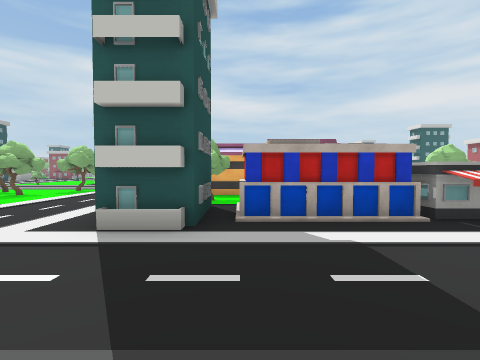
View 1 (above)

12 first-person views from a walk through a scene from a Unity 3-D project. The camera is 1.4 m above the floor, tilts 2° down and sees 85° across. The floor is counted in squares, 2 m on a side. Each view is taken from the middle of a square. On the plan, view 1 faces up. The plan holds only what a view shows up to about 9 squares ahead; the rest is blank. The place goes on beyond the plan. The player is left out.

View 2
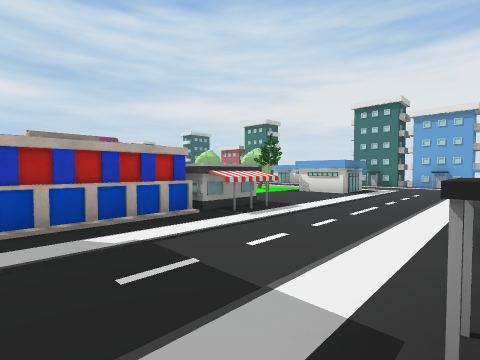

View 3
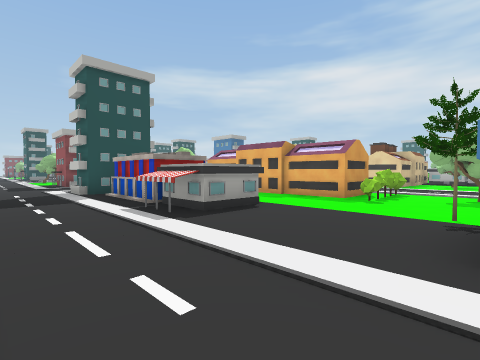

View 4
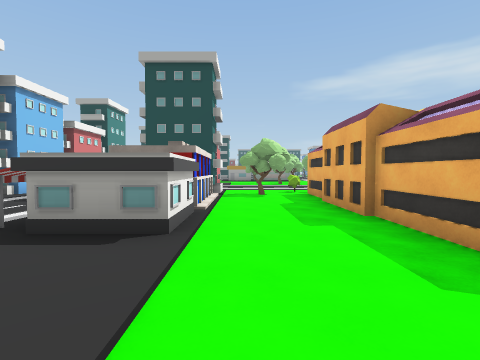

View 5
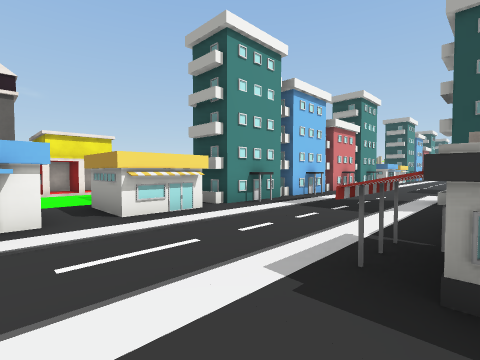

View 6
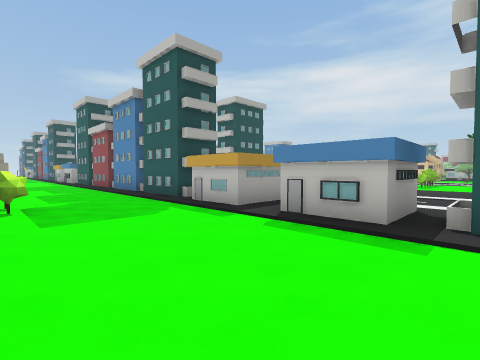

View 7
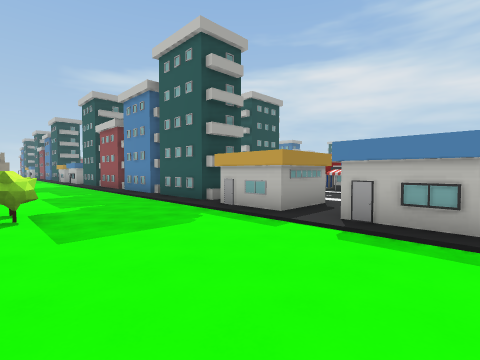

View 8
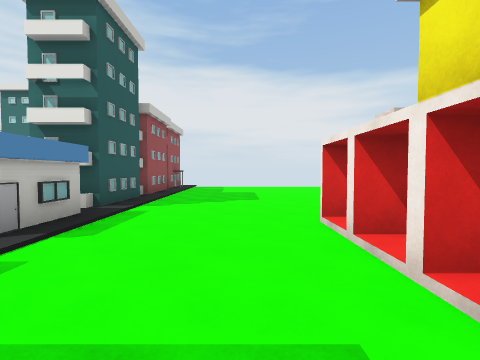

View 9
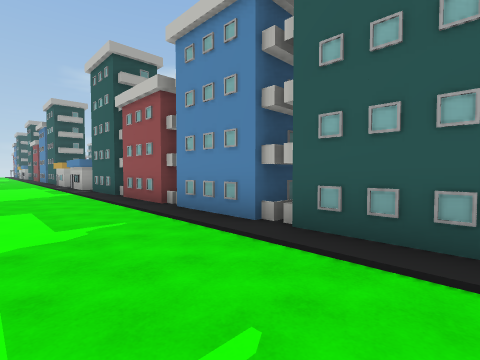

View 10
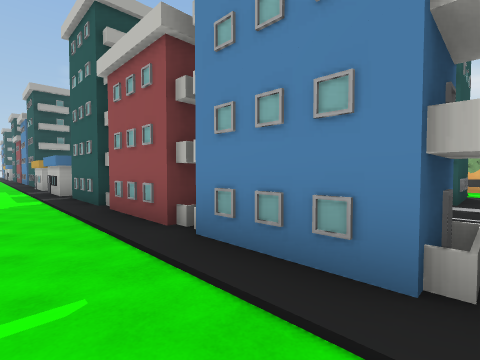

View 11
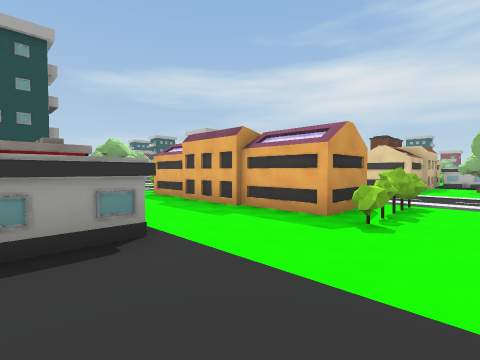

View 12
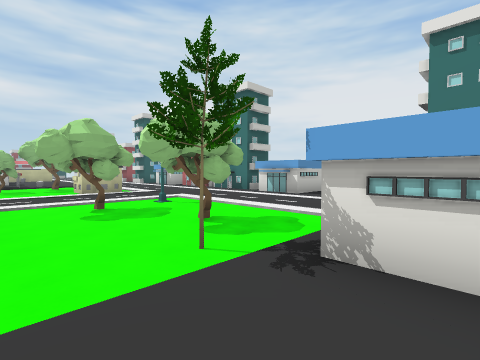

### Floor plan
Key: @ floor where view 1 was taken; # wall or solid block; . floor; ^ raised ledge; T tree; O other object.
Columns run from 12 left of view 1 to 8 right of it. Each row starts with its distance up from view 1.
 17                    T
 16                   TT
 15                 #....
 14                  ...O
 13                  ....
 12                  ....
 11                  ....
 10                  ##T.
  9       ..         ##.T
  8      T..  #########.T
  7       ... .T........T
  6       .....T........T
  5        ....#OOOOO...O
  4         ..^^OOOOO...O
  3          ............
  2           ...........
  1           ...........
  0 OO OO   O .^@^.OO OO.
 -1 OO OO###OO#####OO OO#
 -2 .....................
 -3   ...................
 -4      ................
 -5             ..#####..

Positions as (right, up) in squares from view 1, and headings:
1: (0, 0), facing up
2: (0, 0), facing up-right
3: (8, 1), facing up-left
4: (7, 6), facing left
5: (6, 4), facing down-left
6: (8, -5), facing up-left
7: (7, -5), facing up-left
8: (3, -4), facing right
9: (2, -4), facing up-left
10: (0, -3), facing up-left
11: (7, 4), facing up-left
12: (6, 4), facing up-right
